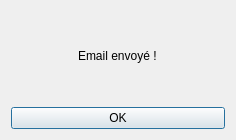
<?xml version="1.0" encoding="UTF-8"?>
<ui version="4.0">
 <class>EmailSendDialog</class>
 <widget class="QDialog" name="EmailSendDialog">
  <property name="geometry">
   <rect>
    <x>0</x>
    <y>0</y>
    <width>236</width>
    <height>140</height>
   </rect>
  </property>
  <property name="windowTitle">
   <string>Dialog</string>
  </property>
  <layout class="QGridLayout" name="gridLayout">
   <item row="0" column="0" alignment="Qt::AlignHCenter">
    <widget class="QLabel" name="confirm_email_label">
     <property name="text">
      <string>Email envoyé !</string>
     </property>
    </widget>
   </item>
   <item row="1" column="0">
    <widget class="QPushButton" name="confirm_btn">
     <property name="text">
      <string>OK</string>
     </property>
    </widget>
   </item>
  </layout>
 </widget>
 <resources/>
 <connections/>
</ui>
